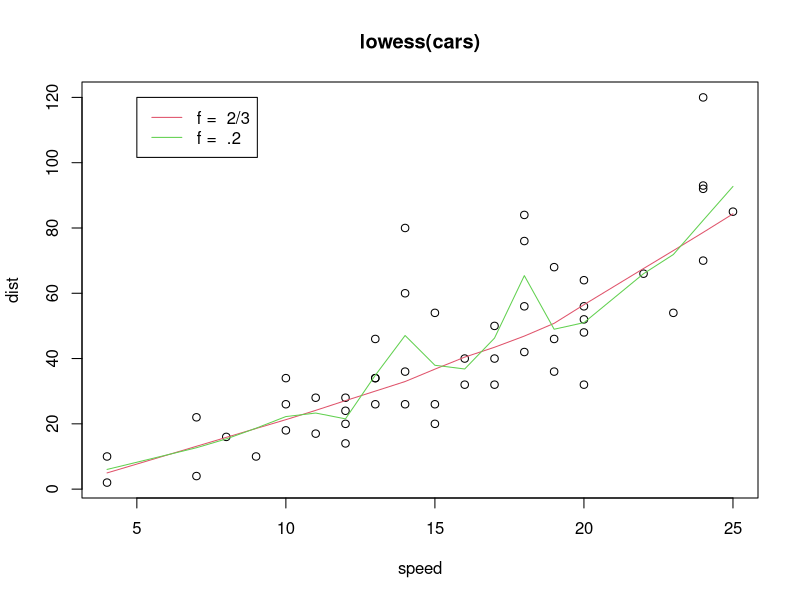

Source code (R):
require(graphics)

plot(cars, main = "lowess(cars)")
lines(lowess(cars), col = 2)
lines(lowess(cars, f = .2), col = 3)
legend(5, 120, c(paste("f = ", c("2/3", ".2"))), lty = 1, col = 2:3)
